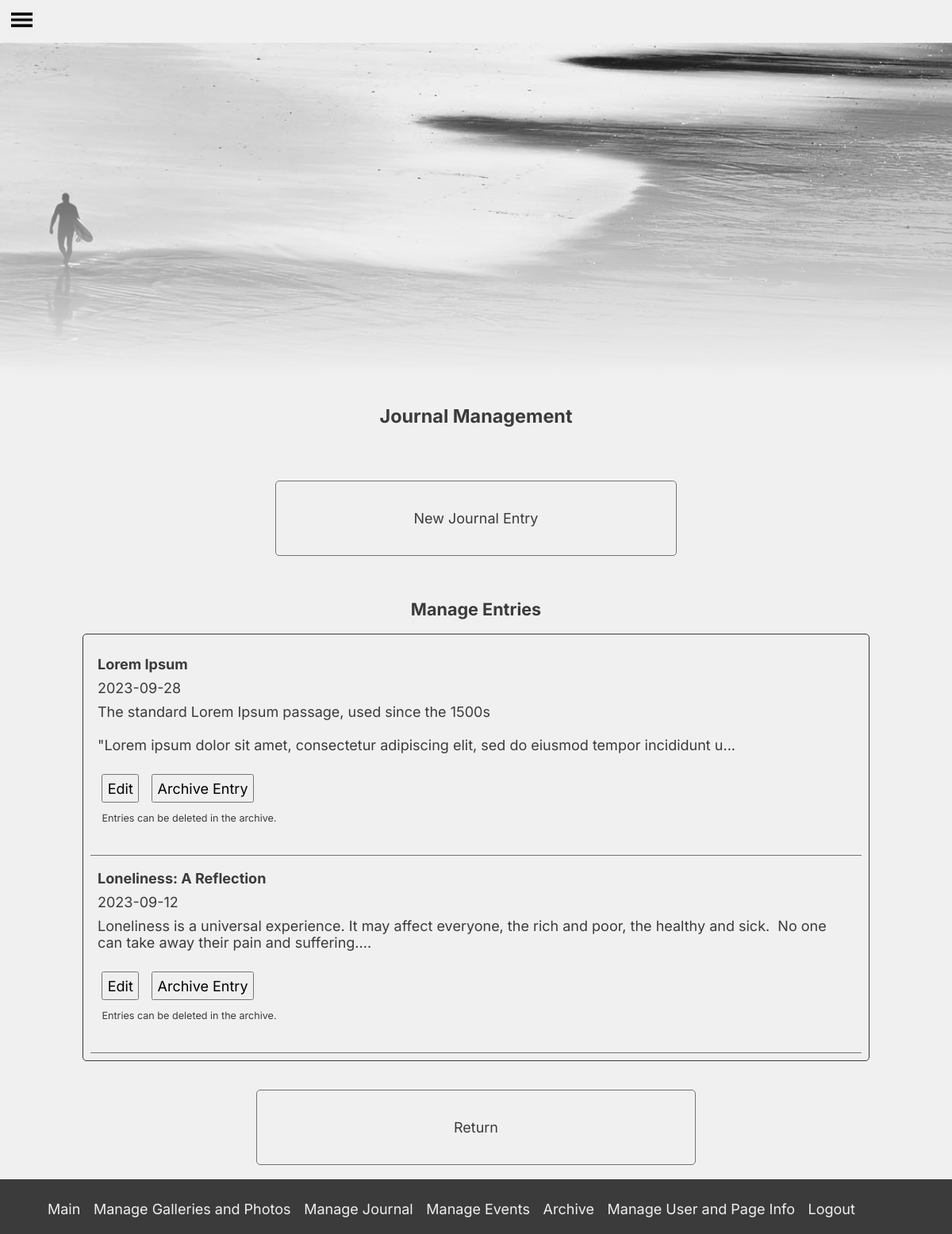
The app's page /ar_mngt?artp=journal (signed in) with its own data.
### tables this page shows
CREATE TABLE articles (
    id INTEGER PRIMARY KEY AUTOINCREMENT,
    type TEXT NOT NULL,
    title TEXT NOT NULL,
    date DATE NOT NULL DEFAULT CURRENT_TIMESTAMP,
    content TEXT NOT NULL,
    archived BOOL NOT NULL,
    link TEXT,
    image INT
);

### app.py (the view, shortened to what this page needs)
@app.route("/ar_mngt", methods=["GET", "POST"])
@login_required
def ar_mngmt():
    if request.args.get('artp', ''):
        ar_type = request.args.get('artp', '')
        conn = get_db_connection()
        entries = conn.execute('SELECT id, title, date, content \
                               FROM articles \
                               WHERE type = ? AND archived = 0 \
                               ORDER BY date DESC;', (ar_type,)).fetchall()
        conn.close()
    else:
        ar_type: None
        entries: None
    if request.method == "GET":
        if ar_type not in ['journal', 'event']:
            flash('Error - Undefined article type')
            return redirect('/mngmt_main'), 400
        if entries:
            for row in entries:
                if len(row['content'])>150:
                    row['content'] = row['content'][:150]+"..."
        return render_template("ar_mngt.html",
                            pageinfo = page_info,
                            journal = journal_exist,
                            events = events_exist,
                            galls = gall_nav,
                            entries = entries,
                            ar_type = ar_type)

### back.py (called while the page is built)
def dict_factory(cursor, row):
    d = {}
    for idx, col in enumerate(cursor.description):
        d[col[0]] = row[idx]
    return d

def get_db_connection():
    conn = sqlite3.connect('photowebapp.db')
    conn.row_factory = dict_factory
    return conn

def login_required(f):
    @wraps(f)
    def decorated_function(*args, **kwargs):
        if session.get("user_id") is None:
            return redirect("/login")
        return f(*args, **kwargs)
    return decorated_function

### front.py (called while the page is built)
def date(value):
    return value[:10]

def capital(text):
    return text.capitalize()

### templates/ar_mngt.html (shortened to what this page needs)
{% extends "be_layout.html" %}
{% block main %}
<div class="mngt_container">
    <h4 style="text-decoration: none;">{{ ar_type | capital }} Management</h4>
    <br/>
    <br/>
    <ul>
        <a href="/ar_new?artp={{ ar_type }}"><li class="limngt">New {{ ar_type | capital }} Entry</li></a>
    </ul>
</div>
<div class="mngt_container">
    <h1>Manage Entries</h1>
    {% if entries %}
    <div class="entriesmng">
        {% for row in entries %}
        <div class="artmngcontainer">
            <h1 style="font-size: 1em;">{{ row.title }}</h1>
            <p>{{ row.date | date }}</p>
            <p>{{ row.content }}</p>
            <br/>
            <form method="post">
                <button class="mngbutton" type="submit" name="edit" formaction="/ar_mngt?action=1">Edit</button>
                <button class="mngbutton" type="submit" name="archive" formaction="/ar_mngt?action=2">Archive Entry</button>
                <p style="font-size: 0.7em; margin-left: 0.3rem;">Entries can be deleted in the archive.</p>
            </form>
            <br/>
        </div>
        {% endfor %}
    </div>
    {% else %}
        <h5>No entries to display</h5>
    {% endif %}
</div>
<ul>
    <a href="/management"><li class="limngt">Return</li></a>
</ul>
{% endblock %}

### static/styles.css (style rules this page uses)
* { margin: 0; padding: 0; font-size: 18px; font-family: inter; }
a:link, a:hover, a:active, a:visited { text-decoration: none; color: inherit; }
body { background-color: #f0f0f0; text-align: center; color:#3b3b3b; }
h4 { font-size: 1.3em; text-decoration: underline; padding-bottom: 0.3em; }
h1 { font-size: 1.2em; }
p { margin-top: 0.5em; white-space: pre-wrap; }
ul { list-style-type: none; margin: 0; padding: 0; font-size: 1.5rem; }
.mngt_container { width: 90%; margin:auto; margin-top: 2rem; margin-bottom: 1rem; text-align: center; }
.limngt { text-align: center; display: block; margin:auto; margin-top: 1rem; width: 40%; padding: 2rem; color: #3b3b3b; border: solid 1px #727272; border-radius: 5px; }
.entriesmng { max-width: 90%; max-height: 800px; margin: auto; border: 1px solid #3b3b3b; border-radius: 5px; margin-top: 1rem; overflow-y: auto; padding: 0.5rem; }
.artmngcontainer { text-align: left; padding: 0.5rem; padding-top: 1rem; padding-bottom: 1rem; border-bottom: 1px solid #727272; }
.mngbutton { display: inline; padding: 0.3rem; margin: 0.3rem; }

### records on screen
articles: title "Lorem Ipsum", date "2023-09-28", content "The standard Lorem Ipsum passage, used since the 1500s \"Lorem ipsum dolor sit amet, consectetur adipiscing elit, sed do eiusmod tempor incididunt u..."
articles: title "Loneliness: A Reflection", date "2023-09-12", content "Loneliness is a universal experience. It may affect everyone, the rich and poor, the healthy and sick. No one can take away their pain and suffering...."

### other values on screen
{{ ar_type | capital }} "Journal"
